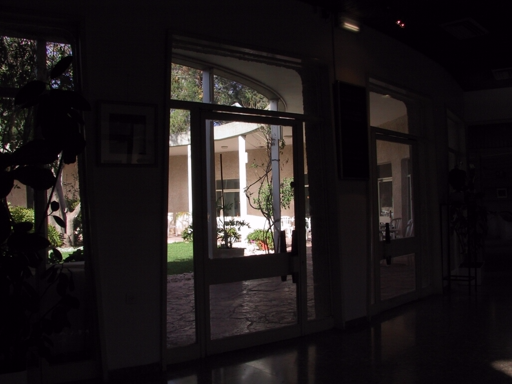
#> input picture hw2/hw2_311833007/img/input1.bmp, 512 x 384 px, found by its file name
$ python AHE.py
#> lines starting #> are read from the running program, lines starting #| are printed output that depends on the picture
import matplotlib
import matplotlib.pyplot as plt
import numpy as np
from PIL import Image

from skimage import data, img_as_float
from skimage import exposure


matplotlib.rcParams['font.size'] = 8


def plot_img_and_hist(image, axes, bins=256):
    """Plot an image along with its histogram and cumulative histogram.

    """
    image = img_as_float(image)
    ax_img, ax_hist = axes
    ax_cdf = ax_hist.twinx()

    # Display image
    ax_img.imshow(image, cmap=plt.cm.gray)
    ax_img.set_axis_off()

    # Display histogram
    ax_hist.hist(image.ravel(), bins=bins, histtype='step', color='black')
    ax_hist.ticklabel_format(axis='y', style='scientific', scilimits=(0, 0))
    ax_hist.set_xlabel('Pixel intensity')
    ax_hist.set_xlim(0, 1)
    ax_hist.set_yticks([])

    # Display cumulative distribution
    img_cdf, bins = exposure.cumulative_distribution(image, bins)
    ax_cdf.plot(bins, img_cdf, 'r')
    ax_cdf.set_yticks([])

    return ax_img, ax_hist, ax_cdf


# Load an example image
# img = data.moon()
img = Image.open("../img/input1.bmp")
#> img is the input picture: PIL image 512x384 RGB; mean R, G, B 29.3, 24.3, 25.3
img = np.array(img)

# Contrast stretching
p2, p98 = np.percentile(img, (2, 98))
#> p2 = 0; p98 = 180
img_rescale = exposure.rescale_intensity(img, in_range=(p2, p98))
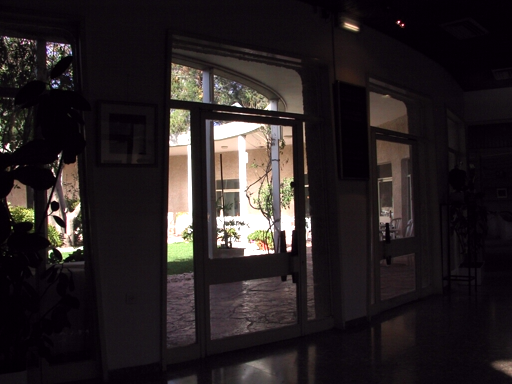
#> img_rescale: shape (384, 512, 3); mean R, G, B 39.6, 32.8, 34.2

# Equalization
img_eq = exposure.equalize_hist(img)
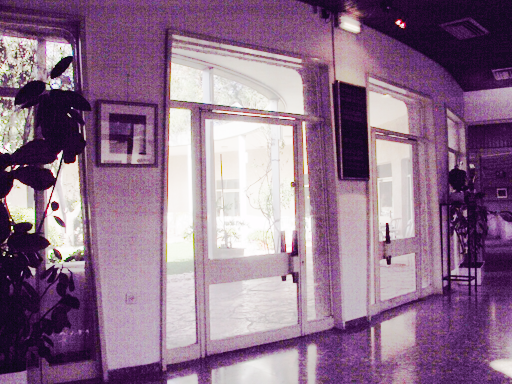
#> img_eq: shape (384, 512, 3) float64; mean R, G, B 0.56, 0.444, 0.548

# Adaptive Equalization
img_adapteq = exposure.equalize_adapthist(img, clip_limit=0.03)
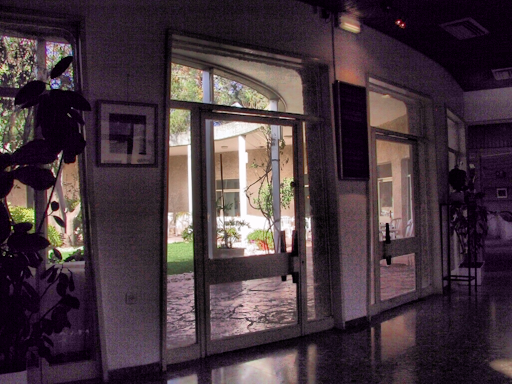
#> img_adapteq: shape (384, 512, 3) float64; mean R, G, B 0.277, 0.215, 0.244

# Display results
fig = plt.figure(figsize=(8, 5))
axes = np.zeros((2, 4), dtype=object)
axes[0, 0] = fig.add_subplot(2, 4, 1)
for i in range(1, 4):
    axes[0, i] = fig.add_subplot(2, 4, 1+i, sharex=axes[0,0], sharey=axes[0,0])
for i in range(0, 4):
    axes[1, i] = fig.add_subplot(2, 4, 5+i)

ax_img, ax_hist, ax_cdf = plot_img_and_hist(img, axes[:, 0])
#> in plot_img_and_hist, `img_cdf, bins = exposure.cumulative_distribution(image, bins)`: img_cdf = 256 values from 0.0382 to 1; bins = 256 values from 0.00195 to 0.998
ax_img.set_title('Low contrast image')

y_min, y_max = ax_hist.get_ylim()
#> y_min = 0; y_max = 42172.2
ax_hist.set_ylabel('Number of pixels')
ax_hist.set_yticks(np.linspace(0, y_max, 5))

ax_img, ax_hist, ax_cdf = plot_img_and_hist(img_rescale, axes[:, 1])
ax_img.set_title('Contrast stretching')

ax_img, ax_hist, ax_cdf = plot_img_and_hist(img_eq, axes[:, 2])
ax_img.set_title('Histogram equalization')

ax_img, ax_hist, ax_cdf = plot_img_and_hist(img_adapteq, axes[:, 3])
ax_img.set_title('Adaptive equalization')

ax_cdf.set_ylabel('Fraction of total intensity')
ax_cdf.set_yticks(np.linspace(0, 1, 5))

# prevent overlap of y-axis labels
fig.tight_layout()
plt.show()
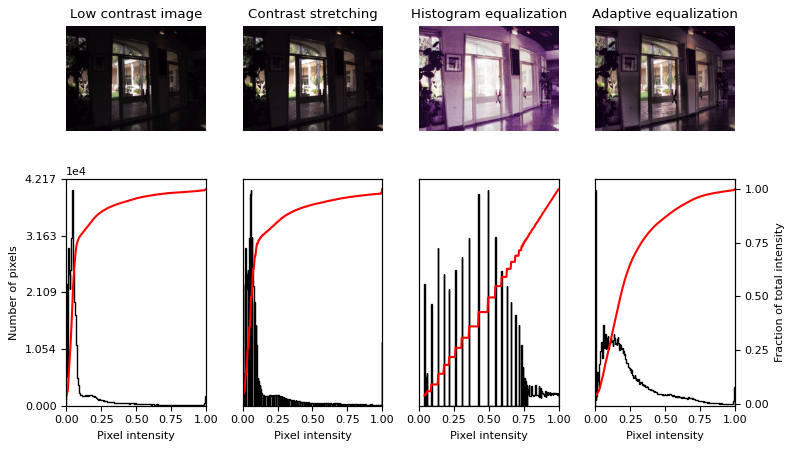
#> figure drawn by matplotlib, 12 panels; panel 12: curve peaks at x = 0.998, y = 1

$ run again, with hw2/hw2_311833007/img/input2.bmp copied over hw2/hw2_311833007/img/input1.bmp
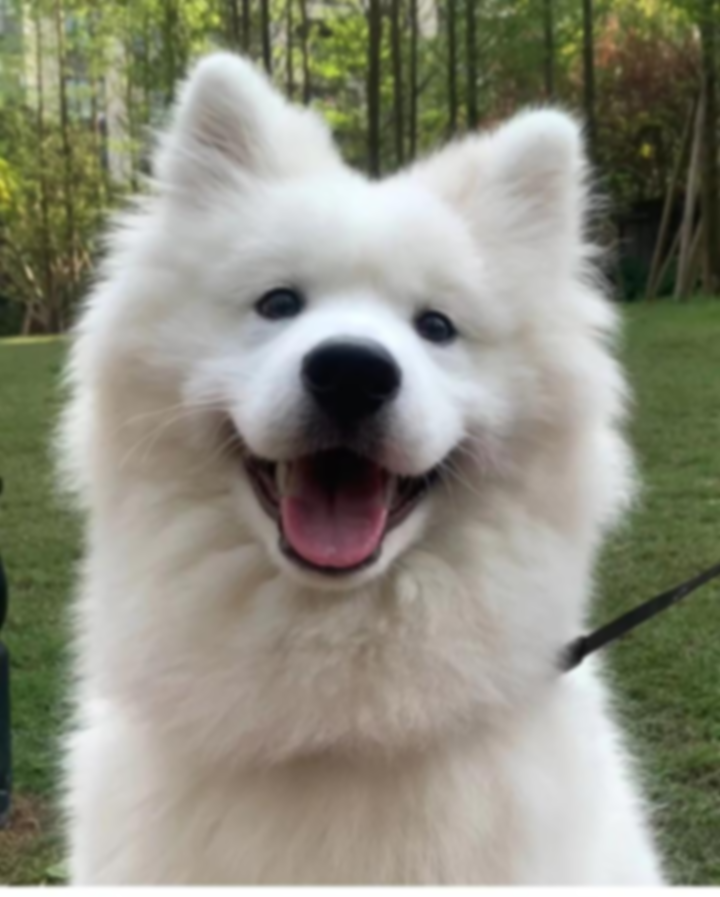
#> input picture hw2/hw2_311833007/img/input2.bmp, 720 x 897 px, found by its file name
#> img is the input picture: PIL image 720x897 RGB; mean R, G, B 142.1, 141.8, 126.8
#> p2 = 21; p98 = 242
#> `img_eq = exposure.equalize_hist(img)`:
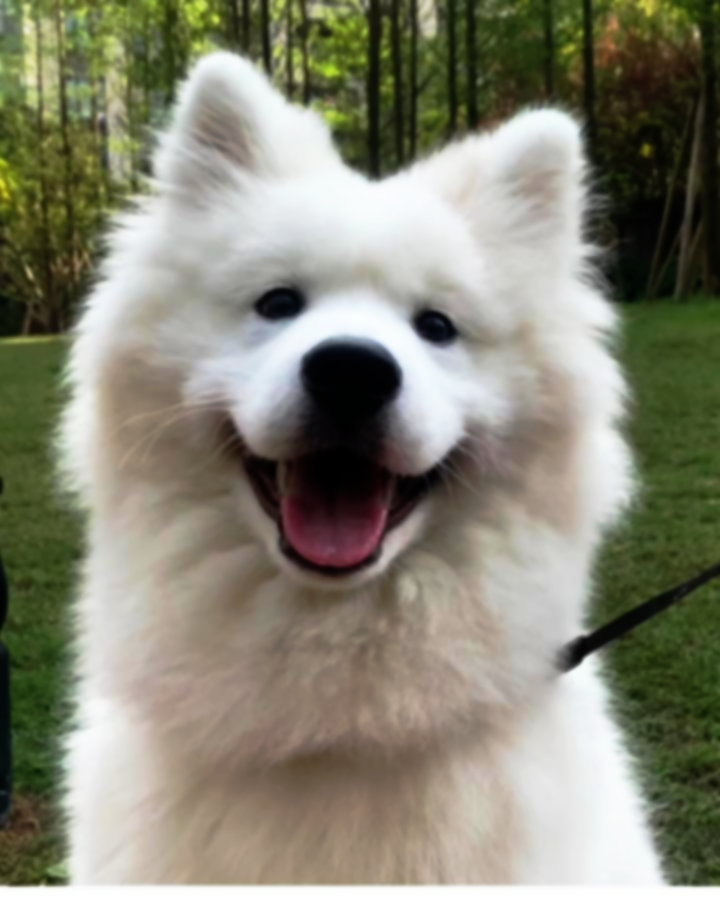
#> img_eq: shape (897, 720, 3) float64; mean R, G, B 0.528, 0.524, 0.455
#> `img_adapteq = exposure.equalize_adapthist(img, clip_limit=0.03)`:
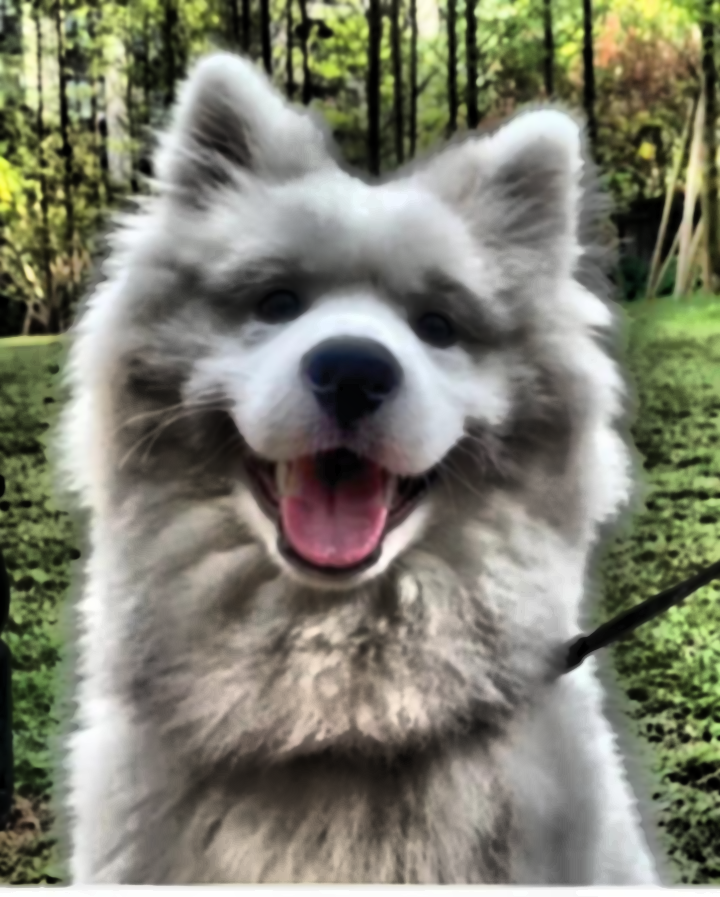
#> img_adapteq: shape (897, 720, 3) float64; mean R, G, B 0.495, 0.497, 0.436
#> img_cdf = 256 values from 2.06e-06 to 1; bins = 256 values from 0.00978 to 0.998
#> y_min = 0; y_max = 13986

$ run again, with hw2/hw2_311833007/img/input3.bmp copied over hw2/hw2_311833007/img/input1.bmp
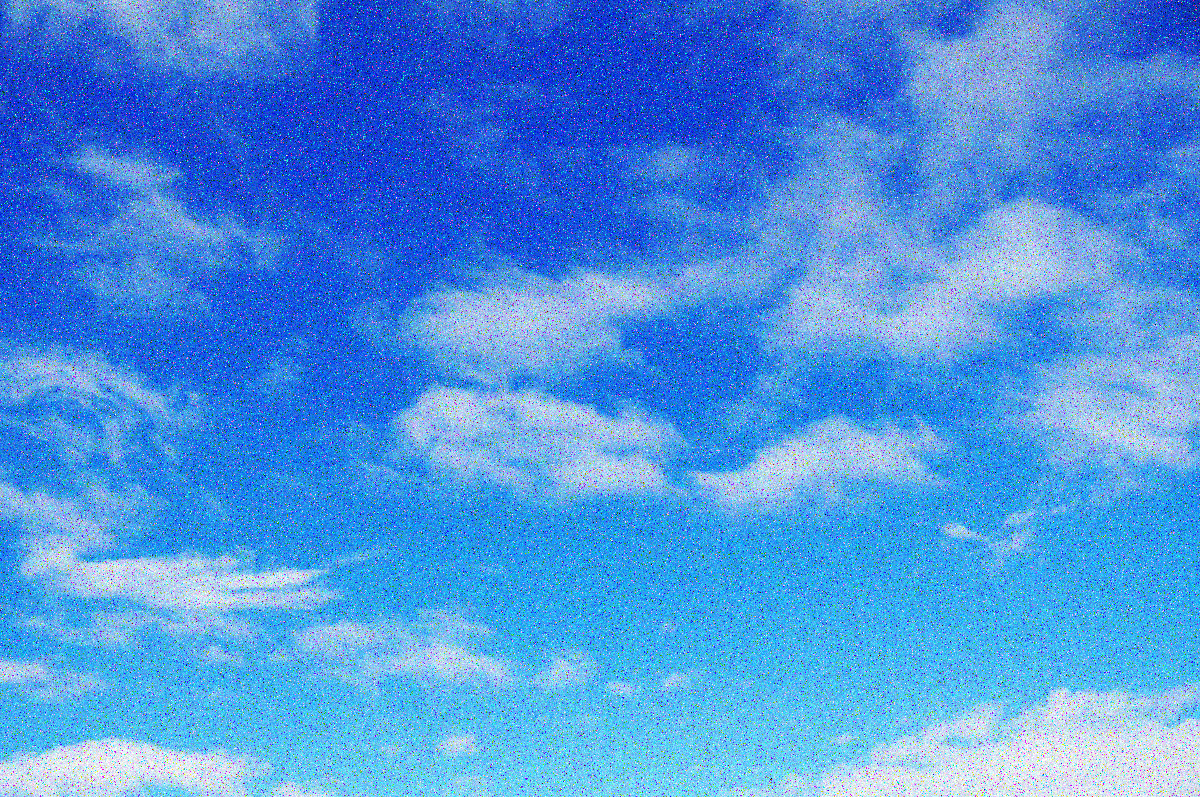
#> input picture hw2/hw2_311833007/img/input3.bmp, 1200 x 797 px, found by its file name
#> img is the input picture: PIL image 1200x797 RGB; mean R, G, B 77.5, 146.8, 223.4
#> p2 = 0; p98 = 255
#> `img_eq = exposure.equalize_hist(img)`:
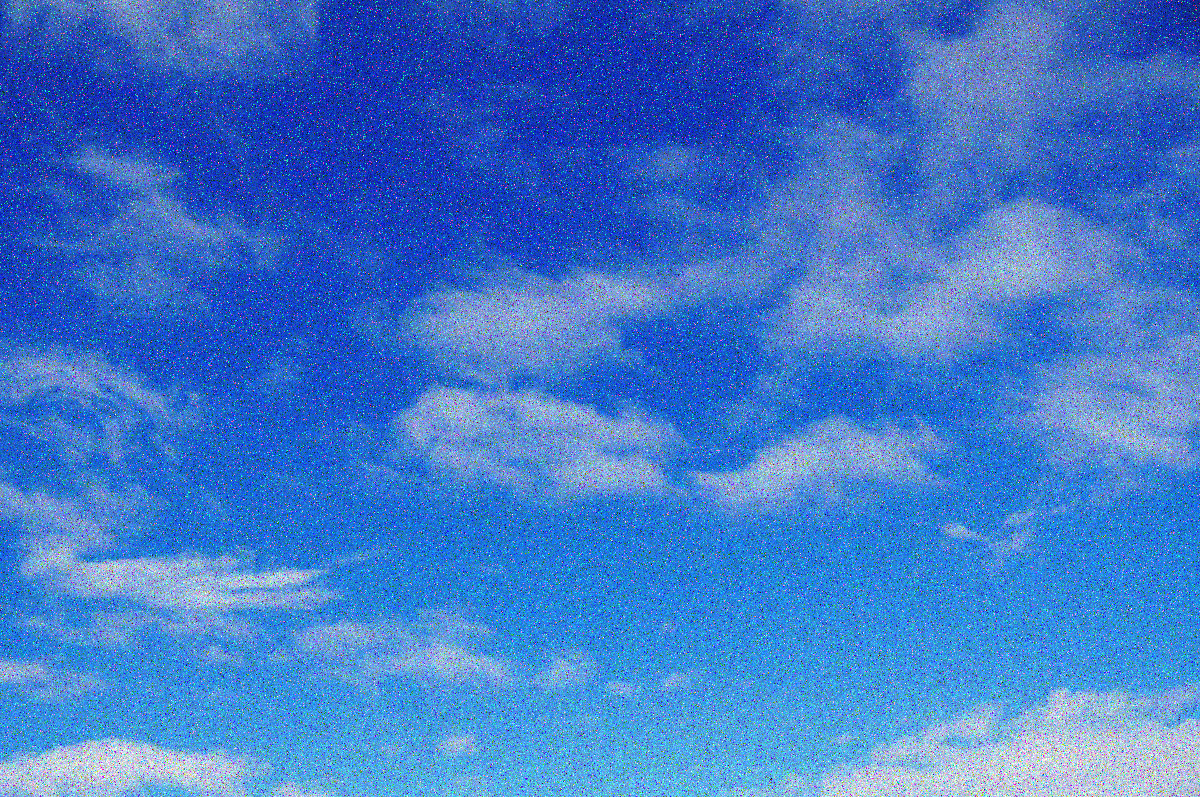
#> img_eq: shape (797, 1200, 3) float64; mean R, G, B 0.255, 0.472, 0.791
#> `img_adapteq = exposure.equalize_adapthist(img, clip_limit=0.03)`:
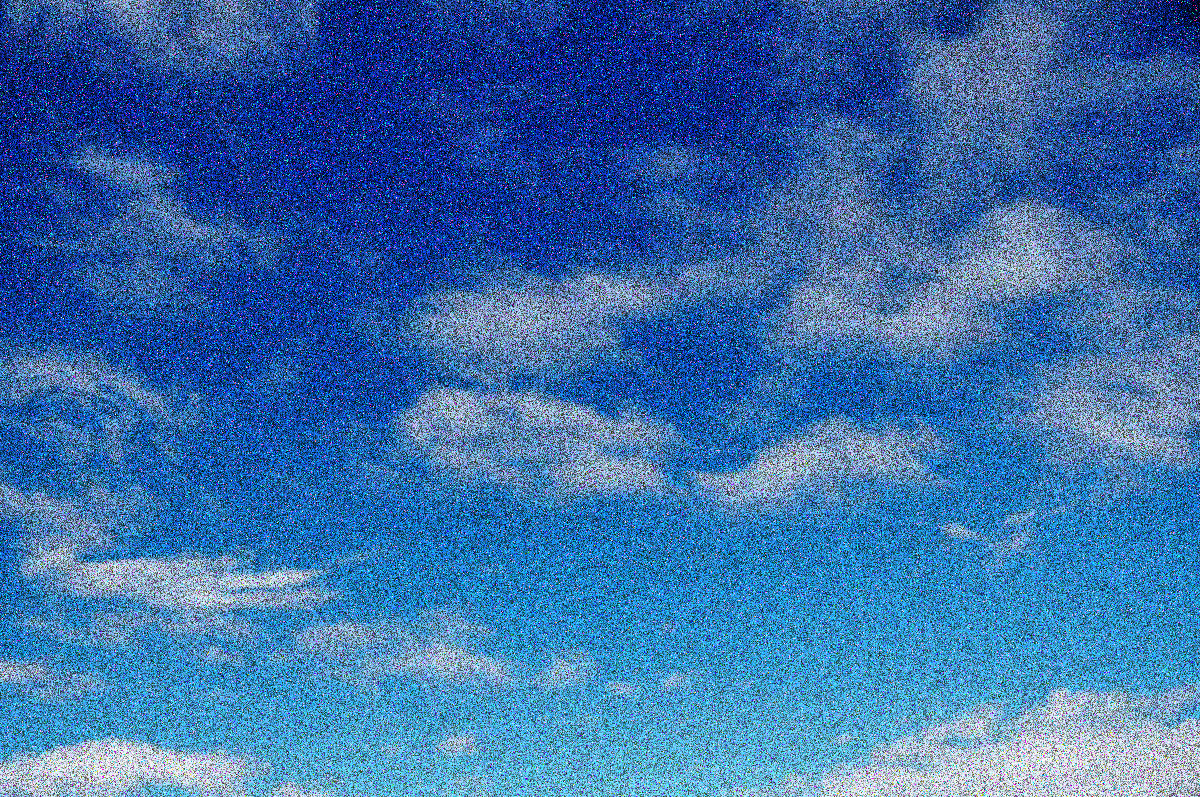
#> img_adapteq: shape (797, 1200, 3) float64; mean R, G, B 0.232, 0.43, 0.66
#> img_cdf = 256 values from 0.0326 to 1; bins = 256 values from 0.00195 to 0.998
#> y_min = 0; y_max = 254613.5
